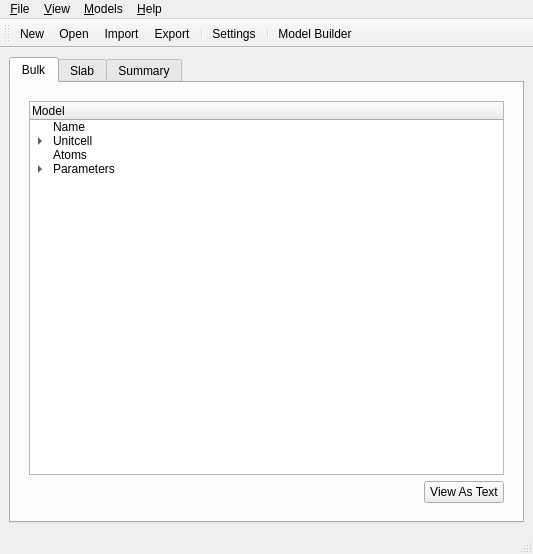
<?xml version="1.0" encoding="UTF-8"?>
<ui version="4.0">
 <class>MainWindow</class>
 <widget class="QMainWindow" name="MainWindow">
  <property name="geometry">
   <rect>
    <x>0</x>
    <y>0</y>
    <width>533</width>
    <height>554</height>
   </rect>
  </property>
  <property name="windowTitle">
   <string>Phase Shifts</string>
  </property>
  <property name="windowIcon">
   <iconset resource="res/res.qrc">
    <normaloff>:/target_32x32.png</normaloff>:/target_32x32.png</iconset>
  </property>
  <widget class="QWidget" name="centralwidget">
   <layout class="QVBoxLayout" name="verticalLayout">
    <item>
     <widget class="QTabWidget" name="tabWidget">
      <property name="currentIndex">
       <number>0</number>
      </property>
      <widget class="QWidget" name="tab">
       <attribute name="title">
        <string>Bulk</string>
       </attribute>
       <layout class="QVBoxLayout" name="verticalLayout_12">
        <item>
         <widget class="QStackedWidget" name="stackedWidgetBulk">
          <property name="currentIndex">
           <number>0</number>
          </property>
          <widget class="QWidget" name="page_3">
           <layout class="QVBoxLayout" name="verticalLayout_9">
            <item>
             <layout class="QVBoxLayout" name="verticalLayout_4">
              <item>
               <widget class="QTreeWidget" name="treeWidgetBulk">
                <column>
                 <property name="text">
                  <string>Model</string>
                 </property>
                </column>
                <item>
                 <property name="text">
                  <string>Name</string>
                 </property>
                 <property name="toolTip">
                  <string>Change the name of this model</string>
                 </property>
                 <property name="statusTip">
                  <string/>
                 </property>
                 <property name="icon">
                  <iconset resource="res/res.qrc">
                   <normaloff>:/font_32x32.png</normaloff>:/font_32x32.png</iconset>
                 </property>
                </item>
                <item>
                 <property name="text">
                  <string>Unitcell</string>
                 </property>
                 <property name="toolTip">
                  <string>&lt;html&gt;&lt;head/&gt;&lt;body&gt;&lt;p&gt;Edit the basis vectors of the unit cell&lt;/p&gt;&lt;/body&gt;&lt;/html&gt;</string>
                 </property>
                 <property name="icon">
                  <iconset resource="res/res.qrc">
                   <normaloff>:/unitcell.svg</normaloff>:/unitcell.svg</iconset>
                 </property>
                 <item>
                  <property name="text">
                   <string>a1</string>
                  </property>
                  <property name="toolTip">
                   <string>&lt;html&gt;&lt;head/&gt;&lt;body&gt;&lt;p&gt;Edit basis vector a&lt;span style=&quot; vertical-align:sub;&quot;&gt;1&lt;/span&gt;&lt;/p&gt;&lt;/body&gt;&lt;/html&gt;</string>
                  </property>
                  <property name="icon">
                   <iconset resource="res/res.qrc">
                    <normaloff>:/a1.svg</normaloff>:/a1.svg</iconset>
                  </property>
                 </item>
                 <item>
                  <property name="text">
                   <string>a2</string>
                  </property>
                  <property name="toolTip">
                   <string>&lt;html&gt;&lt;head/&gt;&lt;body&gt;&lt;p&gt;Edit basis vector a&lt;span style=&quot; vertical-align:sub;&quot;&gt;2&lt;/span&gt;&lt;/p&gt;&lt;/body&gt;&lt;/html&gt;</string>
                  </property>
                  <property name="icon">
                   <iconset resource="res/res.qrc">
                    <normaloff>:/a2.svg</normaloff>:/a2.svg</iconset>
                  </property>
                 </item>
                 <item>
                  <property name="text">
                   <string>a3</string>
                  </property>
                  <property name="toolTip">
                   <string>&lt;html&gt;&lt;head/&gt;&lt;body&gt;&lt;p&gt;Edit basis vector a&lt;span style=&quot; vertical-align:sub;&quot;&gt;3&lt;/span&gt;&lt;/p&gt;&lt;/body&gt;&lt;/html&gt;</string>
                  </property>
                  <property name="icon">
                   <iconset resource="res/res.qrc">
                    <normaloff>:/a3.svg</normaloff>:/a3.svg</iconset>
                  </property>
                 </item>
                </item>
                <item>
                 <property name="text">
                  <string>Atoms</string>
                 </property>
                 <property name="toolTip">
                  <string>Edit atoms in model</string>
                 </property>
                 <property name="icon">
                  <iconset resource="res/res.qrc">
                   <normaloff>:/atoms.svg</normaloff>:/atoms.svg</iconset>
                 </property>
                </item>
                <item>
                 <property name="text">
                  <string>Parameters</string>
                 </property>
                 <property name="toolTip">
                  <string>Edit muffin-tin potential calculation parameters</string>
                 </property>
                 <property name="icon">
                  <iconset resource="res/res.qrc">
                   <normaloff>:/cog_32x32.png</normaloff>:/cog_32x32.png</iconset>
                 </property>
                 <item>
                  <property name="text">
                   <string>Output</string>
                  </property>
                  <property name="icon">
                   <iconset resource="res/res.qrc">
                    <normaloff>:/question_32x32.png</normaloff>:/question_32x32.png</iconset>
                  </property>
                 </item>
                 <item>
                  <property name="text">
                   <string>Exchange</string>
                  </property>
                  <property name="icon">
                   <iconset resource="res/res.qrc">
                    <normaloff>:/convert_32x24.png</normaloff>:/convert_32x24.png</iconset>
                  </property>
                 </item>
                 <item>
                  <property name="text">
                   <string>nh</string>
                  </property>
                 </item>
                </item>
               </widget>
              </item>
              <item>
               <layout class="QHBoxLayout" name="horizontalLayout_3">
                <item>
                 <spacer name="horizontalSpacer_3">
                  <property name="orientation">
                   <enum>Qt::Horizontal</enum>
                  </property>
                  <property name="sizeHint" stdset="0">
                   <size>
                    <width>40</width>
                    <height>20</height>
                   </size>
                  </property>
                 </spacer>
                </item>
                <item>
                 <widget class="QPushButton" name="pushBulkToText">
                  <property name="text">
                   <string>View As Text</string>
                  </property>
                 </widget>
                </item>
               </layout>
              </item>
             </layout>
            </item>
           </layout>
          </widget>
          <widget class="QWidget" name="page_4">
           <layout class="QVBoxLayout" name="verticalLayout_10">
            <item>
             <layout class="QVBoxLayout" name="verticalLayout_11">
              <item>
               <widget class="QPlainTextEdit" name="plainTextBulk"/>
              </item>
             </layout>
            </item>
            <item>
             <layout class="QHBoxLayout" name="horizontalLayout_4">
              <item>
               <spacer name="horizontalSpacer_4">
                <property name="orientation">
                 <enum>Qt::Horizontal</enum>
                </property>
                <property name="sizeHint" stdset="0">
                 <size>
                  <width>40</width>
                  <height>20</height>
                 </size>
                </property>
               </spacer>
              </item>
              <item>
               <widget class="QPushButton" name="pushBulkToTree">
                <property name="text">
                 <string>Tree View</string>
                </property>
               </widget>
              </item>
             </layout>
            </item>
           </layout>
          </widget>
         </widget>
        </item>
       </layout>
      </widget>
      <widget class="QWidget" name="tab_2">
       <attribute name="title">
        <string>Slab</string>
       </attribute>
       <layout class="QVBoxLayout" name="verticalLayout_8">
        <item>
         <widget class="QStackedWidget" name="stackedWidgetSlab">
          <property name="currentIndex">
           <number>0</number>
          </property>
          <widget class="QWidget" name="page">
           <layout class="QVBoxLayout" name="verticalLayout_5">
            <item>
             <layout class="QVBoxLayout" name="verticalLayout_3">
              <item>
               <widget class="QTreeWidget" name="treeWidgetSlab">
                <column>
                 <property name="text">
                  <string>Model</string>
                 </property>
                </column>
                <item>
                 <property name="text">
                  <string>Name</string>
                 </property>
                 <property name="toolTip">
                  <string>Change the name of this model</string>
                 </property>
                 <property name="statusTip">
                  <string/>
                 </property>
                 <property name="icon">
                  <iconset resource="res/res.qrc">
                   <normaloff>:/font_32x32.png</normaloff>:/font_32x32.png</iconset>
                 </property>
                </item>
                <item>
                 <property name="text">
                  <string>Unitcell</string>
                 </property>
                 <property name="toolTip">
                  <string>&lt;html&gt;&lt;head/&gt;&lt;body&gt;&lt;p&gt;Edit the basis vectors of the unit cell&lt;/p&gt;&lt;/body&gt;&lt;/html&gt;</string>
                 </property>
                 <property name="icon">
                  <iconset resource="res/res.qrc">
                   <normaloff>:/unitcell.svg</normaloff>:/unitcell.svg</iconset>
                 </property>
                 <item>
                  <property name="text">
                   <string>a1</string>
                  </property>
                  <property name="toolTip">
                   <string>&lt;html&gt;&lt;head/&gt;&lt;body&gt;&lt;p&gt;Edit basis vector a&lt;span style=&quot; vertical-align:sub;&quot;&gt;1&lt;/span&gt;&lt;/p&gt;&lt;/body&gt;&lt;/html&gt;</string>
                  </property>
                  <property name="icon">
                   <iconset resource="res/res.qrc">
                    <normaloff>:/a1.svg</normaloff>:/a1.svg</iconset>
                  </property>
                 </item>
                 <item>
                  <property name="text">
                   <string>a2</string>
                  </property>
                  <property name="toolTip">
                   <string>&lt;html&gt;&lt;head/&gt;&lt;body&gt;&lt;p&gt;Edit basis vector a&lt;span style=&quot; vertical-align:sub;&quot;&gt;2&lt;/span&gt;&lt;/p&gt;&lt;/body&gt;&lt;/html&gt;</string>
                  </property>
                  <property name="icon">
                   <iconset resource="res/res.qrc">
                    <normaloff>:/a2.svg</normaloff>:/a2.svg</iconset>
                  </property>
                 </item>
                 <item>
                  <property name="text">
                   <string>a3</string>
                  </property>
                  <property name="toolTip">
                   <string>&lt;html&gt;&lt;head/&gt;&lt;body&gt;&lt;p&gt;Edit basis vector a&lt;span style=&quot; vertical-align:sub;&quot;&gt;3&lt;/span&gt;&lt;/p&gt;&lt;/body&gt;&lt;/html&gt;</string>
                  </property>
                  <property name="icon">
                   <iconset resource="res/res.qrc">
                    <normaloff>:/a3.svg</normaloff>:/a3.svg</iconset>
                  </property>
                 </item>
                </item>
                <item>
                 <property name="text">
                  <string>Atoms</string>
                 </property>
                 <property name="toolTip">
                  <string>Edit atoms in model</string>
                 </property>
                 <property name="icon">
                  <iconset resource="res/res.qrc">
                   <normaloff>:/atoms.svg</normaloff>:/atoms.svg</iconset>
                 </property>
                </item>
                <item>
                 <property name="text">
                  <string>Parameters</string>
                 </property>
                 <property name="toolTip">
                  <string>Edit muffin-tin potential calculation parameters</string>
                 </property>
                 <property name="icon">
                  <iconset resource="res/res.qrc">
                   <normaloff>:/cog_32x32.png</normaloff>:/cog_32x32.png</iconset>
                 </property>
                 <item>
                  <property name="text">
                   <string>Output</string>
                  </property>
                  <property name="icon">
                   <iconset resource="res/res.qrc">
                    <normaloff>:/question_32x32.png</normaloff>:/question_32x32.png</iconset>
                  </property>
                 </item>
                 <item>
                  <property name="text">
                   <string>Exchange</string>
                  </property>
                  <property name="icon">
                   <iconset resource="res/res.qrc">
                    <normaloff>:/convert_32x24.png</normaloff>:/convert_32x24.png</iconset>
                  </property>
                 </item>
                 <item>
                  <property name="text">
                   <string>nh</string>
                  </property>
                 </item>
                </item>
               </widget>
              </item>
              <item>
               <layout class="QHBoxLayout" name="horizontalLayout">
                <item>
                 <spacer name="horizontalSpacer">
                  <property name="orientation">
                   <enum>Qt::Horizontal</enum>
                  </property>
                  <property name="sizeHint" stdset="0">
                   <size>
                    <width>40</width>
                    <height>20</height>
                   </size>
                  </property>
                 </spacer>
                </item>
                <item>
                 <widget class="QPushButton" name="pushSlabToText">
                  <property name="text">
                   <string>View As Text</string>
                  </property>
                 </widget>
                </item>
               </layout>
              </item>
             </layout>
            </item>
           </layout>
          </widget>
          <widget class="QWidget" name="page_2">
           <layout class="QVBoxLayout" name="verticalLayout_7">
            <item>
             <layout class="QVBoxLayout" name="verticalLayout_6">
              <item>
               <widget class="QPlainTextEdit" name="plainTextSlab"/>
              </item>
             </layout>
            </item>
            <item>
             <layout class="QHBoxLayout" name="horizontalLayout_2">
              <item>
               <spacer name="horizontalSpacer_2">
                <property name="orientation">
                 <enum>Qt::Horizontal</enum>
                </property>
                <property name="sizeHint" stdset="0">
                 <size>
                  <width>40</width>
                  <height>20</height>
                 </size>
                </property>
               </spacer>
              </item>
              <item>
               <widget class="QPushButton" name="pushSlabToTree">
                <property name="text">
                 <string>Tree View</string>
                </property>
               </widget>
              </item>
             </layout>
            </item>
           </layout>
          </widget>
         </widget>
        </item>
       </layout>
      </widget>
      <widget class="QWidget" name="tab_3">
       <attribute name="title">
        <string>Summary</string>
       </attribute>
       <layout class="QVBoxLayout" name="verticalLayout_2"/>
      </widget>
     </widget>
    </item>
   </layout>
  </widget>
  <widget class="QMenuBar" name="menubar">
   <property name="geometry">
    <rect>
     <x>0</x>
     <y>0</y>
     <width>533</width>
     <height>21</height>
    </rect>
   </property>
   <widget class="QMenu" name="menuFile">
    <property name="title">
     <string>&amp;File</string>
    </property>
    <addaction name="actionNew"/>
    <addaction name="actionOpen"/>
    <addaction name="actionRecent"/>
    <addaction name="separator"/>
    <addaction name="actionImport"/>
    <addaction name="actionExport"/>
    <addaction name="separator"/>
    <addaction name="actionSettings"/>
    <addaction name="separator"/>
    <addaction name="actionQuit"/>
   </widget>
   <widget class="QMenu" name="menu_Help">
    <property name="title">
     <string>&amp;Help</string>
    </property>
    <addaction name="actionHelp"/>
    <addaction name="separator"/>
    <addaction name="actionAbout"/>
    <addaction name="actionAboutQt"/>
    <addaction name="actionContact"/>
    <addaction name="actionUpdate"/>
   </widget>
   <widget class="QMenu" name="menu_Models">
    <property name="title">
     <string>&amp;Models</string>
    </property>
    <addaction name="actionModelBuilder"/>
    <addaction name="separator"/>
    <addaction name="actionBulk"/>
    <addaction name="actionSlab"/>
   </widget>
   <widget class="QMenu" name="menuView">
    <property name="title">
     <string>&amp;View</string>
    </property>
    <widget class="QMenu" name="menuToolbars">
     <property name="title">
      <string>Toolbars</string>
     </property>
     <addaction name="actionModel_Editor"/>
     <addaction name="actionView"/>
    </widget>
    <addaction name="menuToolbars"/>
    <addaction name="separator"/>
    <addaction name="actionTreeView"/>
    <addaction name="actionTextView"/>
   </widget>
   <addaction name="menuFile"/>
   <addaction name="menuView"/>
   <addaction name="menu_Models"/>
   <addaction name="menu_Help"/>
  </widget>
  <widget class="QStatusBar" name="statusbar"/>
  <widget class="QToolBar" name="toolBar">
   <property name="windowTitle">
    <string>toolBar</string>
   </property>
   <attribute name="toolBarArea">
    <enum>TopToolBarArea</enum>
   </attribute>
   <attribute name="toolBarBreak">
    <bool>false</bool>
   </attribute>
   <addaction name="actionNew"/>
   <addaction name="actionOpen"/>
   <addaction name="actionImport"/>
   <addaction name="actionExport"/>
   <addaction name="separator"/>
   <addaction name="actionSettings"/>
   <addaction name="separator"/>
   <addaction name="actionModelBuilder"/>
  </widget>
  <action name="actionAbout">
   <property name="icon">
    <iconset resource="res/res.qrc">
     <normaloff>:/question_32x32.png</normaloff>:/question_32x32.png</iconset>
   </property>
   <property name="text">
    <string>&amp;About...</string>
   </property>
  </action>
  <action name="actionAboutQt">
   <property name="icon">
    <iconset resource="res/res.qrc">
     <normaloff>:/Qt_32x32.png</normaloff>:/Qt_32x32.png</iconset>
   </property>
   <property name="text">
    <string>About &amp;Qt</string>
   </property>
  </action>
  <action name="actionAbout_Python">
   <property name="text">
    <string>About Python</string>
   </property>
  </action>
  <action name="actionNew">
   <property name="icon">
    <iconset resource="res/res.qrc">
     <normaloff>:/document_alt_stroke_24x32.png</normaloff>:/document_alt_stroke_24x32.png</iconset>
   </property>
   <property name="text">
    <string>&amp;New...</string>
   </property>
   <property name="shortcut">
    <string>Ctrl+N</string>
   </property>
  </action>
  <action name="actionOpen">
   <property name="icon">
    <iconset resource="res/res.qrc">
     <normaloff>:/folder_fill_32x32.png</normaloff>:/folder_fill_32x32.png</iconset>
   </property>
   <property name="text">
    <string>&amp;Open...</string>
   </property>
   <property name="shortcut">
    <string>Ctrl+O</string>
   </property>
  </action>
  <action name="actionQuit">
   <property name="icon">
    <iconset resource="res/res.qrc">
     <normaloff>:/exit_32x32.png</normaloff>:/exit_32x32.png</iconset>
   </property>
   <property name="text">
    <string>Quit</string>
   </property>
   <property name="shortcut">
    <string>Ctrl+Q</string>
   </property>
  </action>
  <action name="actionHelp">
   <property name="icon">
    <iconset resource="res/res.qrc">
     <normaloff>:/book_32x32.png</normaloff>:/book_32x32.png</iconset>
   </property>
   <property name="text">
    <string>&amp;Help...</string>
   </property>
   <property name="shortcut">
    <string>F1</string>
   </property>
  </action>
  <action name="actionSettings">
   <property name="icon">
    <iconset resource="res/res.qrc">
     <normaloff>:/wrench_32x32.png</normaloff>:/wrench_32x32.png</iconset>
   </property>
   <property name="text">
    <string>&amp;Settings</string>
   </property>
  </action>
  <action name="actionContact">
   <property name="icon">
    <iconset resource="res/res.qrc">
     <normaloff>:/mail_32x32.png</normaloff>:/mail_32x32.png</iconset>
   </property>
   <property name="text">
    <string>&amp;Contact us</string>
   </property>
  </action>
  <action name="actionBulk">
   <property name="icon">
    <iconset resource="res/res.qrc">
     <normaloff>:/square_32x32.png</normaloff>:/square_32x32.png</iconset>
   </property>
   <property name="text">
    <string>&amp;Bulk</string>
   </property>
  </action>
  <action name="actionSlab">
   <property name="icon">
    <iconset resource="res/res.qrc">
     <normaloff>:/layers_32x28.png</normaloff>:/layers_32x28.png</iconset>
   </property>
   <property name="text">
    <string>&amp;Slab</string>
   </property>
  </action>
  <action name="actionUpdate">
   <property name="icon">
    <iconset resource="res/res.qrc">
     <normaloff>:/rss_alt_32x32.png</normaloff>:/rss_alt_32x32.png</iconset>
   </property>
   <property name="text">
    <string>&amp;Update</string>
   </property>
  </action>
  <action name="actionModelBuilder">
   <property name="icon">
    <iconset resource="res/res.qrc">
     <normaloff>:/blocks.png</normaloff>:/blocks.png</iconset>
   </property>
   <property name="text">
    <string>&amp;Model Builder</string>
   </property>
  </action>
  <action name="actionModel_Editor">
   <property name="text">
    <string>Modeling</string>
   </property>
  </action>
  <action name="actionView">
   <property name="text">
    <string>View</string>
   </property>
  </action>
  <action name="actionImport">
   <property name="icon">
    <iconset resource="res/res.qrc">
     <normaloff>:/import.svg</normaloff>:/import.svg</iconset>
   </property>
   <property name="text">
    <string>Import...</string>
   </property>
   <property name="shortcut">
    <string>Ctrl+I</string>
   </property>
  </action>
  <action name="actionExport">
   <property name="icon">
    <iconset resource="res/res.qrc">
     <normaloff>:/export.svg</normaloff>:/export.svg</iconset>
   </property>
   <property name="text">
    <string>Export...</string>
   </property>
   <property name="shortcut">
    <string>Ctrl+E</string>
   </property>
  </action>
  <action name="actionRecent">
   <property name="icon">
    <iconset resource="res/res.qrc">
     <normaloff>:/clock.svg</normaloff>:/clock.svg</iconset>
   </property>
   <property name="text">
    <string>Recent</string>
   </property>
  </action>
  <action name="actionTreeView">
   <property name="checkable">
    <bool>true</bool>
   </property>
   <property name="icon">
    <iconset resource="res/res.qrc">
     <normaloff>:/list_nested_32x28.png</normaloff>:/list_nested_32x28.png</iconset>
   </property>
   <property name="text">
    <string>&amp;Tree View</string>
   </property>
   <property name="toolTip">
    <string>View models as tree layouts</string>
   </property>
   <property name="shortcut">
    <string>Ctrl+T</string>
   </property>
  </action>
  <action name="actionTextView">
   <property name="checkable">
    <bool>true</bool>
   </property>
   <property name="icon">
    <iconset resource="res/res.qrc">
     <normaloff>:/article_32x32.png</normaloff>:/article_32x32.png</iconset>
   </property>
   <property name="text">
    <string>Te&amp;xt View</string>
   </property>
   <property name="toolTip">
    <string>View models as simple text</string>
   </property>
   <property name="shortcut">
    <string>Ctrl+Shift+T</string>
   </property>
  </action>
 </widget>
 <resources>
  <include location="res/res.qrc"/>
 </resources>
 <connections>
  <connection>
   <sender>actionQuit</sender>
   <signal>triggered()</signal>
   <receiver>MainWindow</receiver>
   <slot>close()</slot>
   <hints>
    <hint type="sourcelabel">
     <x>-1</x>
     <y>-1</y>
    </hint>
    <hint type="destinationlabel">
     <x>399</x>
     <y>299</y>
    </hint>
   </hints>
  </connection>
 </connections>
</ui>
